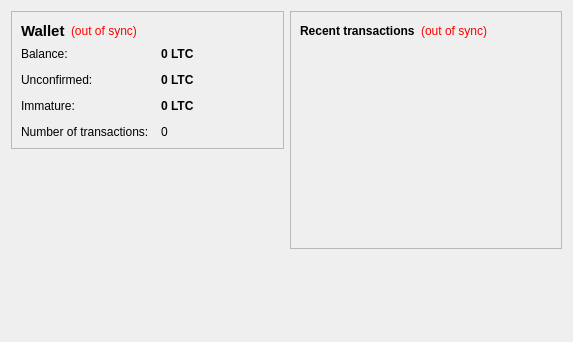
<?xml version="1.0" encoding="UTF-8"?>
<ui version="4.0">
 <class>OverviewPage</class>
 <widget class="QWidget" name="OverviewPage">
  <property name="geometry">
   <rect>
    <x>0</x>
    <y>0</y>
    <width>573</width>
    <height>342</height>
   </rect>
  </property>
  <property name="windowTitle">
   <string>Form</string>
  </property>
  <layout class="QHBoxLayout" name="horizontalLayout" stretch="1,1">
   <item>
    <layout class="QVBoxLayout" name="verticalLayout_2">
     <item>
      <widget class="QFrame" name="frame">
       <property name="frameShape">
        <enum>QFrame::StyledPanel</enum>
       </property>
       <property name="frameShadow">
        <enum>QFrame::Raised</enum>
       </property>
       <layout class="QVBoxLayout" name="verticalLayout_4">
        <item>
         <layout class="QHBoxLayout" name="horizontalLayout_4">
          <item>
           <widget class="QLabel" name="label_5">
            <property name="font">
             <font>
              <pointsize>11</pointsize>
              <weight>75</weight>
              <bold>true</bold>
             </font>
            </property>
            <property name="text">
             <string>Wallet</string>
            </property>
           </widget>
          </item>
          <item>
           <widget class="QLabel" name="labelWalletStatus">
            <property name="toolTip">
             <string>The displayed information may be out of date. Your wallet automatically synchronizes with the Cosmoscoin network after a connection is established, but this process has not completed yet.</string>
            </property>
            <property name="styleSheet">
             <string notr="true">QLabel { color: red; }</string>
            </property>
            <property name="text">
             <string notr="true">(out of sync)</string>
            </property>
            <property name="alignment">
             <set>Qt::AlignLeading|Qt::AlignLeft|Qt::AlignVCenter</set>
            </property>
           </widget>
          </item>
          <item>
           <spacer name="horizontalSpacer_2">
            <property name="orientation">
             <enum>Qt::Horizontal</enum>
            </property>
            <property name="sizeHint" stdset="0">
             <size>
              <width>40</width>
              <height>20</height>
             </size>
            </property>
           </spacer>
          </item>
         </layout>
        </item>
        <item>
         <layout class="QFormLayout" name="formLayout_2">
          <property name="fieldGrowthPolicy">
           <enum>QFormLayout::AllNonFixedFieldsGrow</enum>
          </property>
          <property name="horizontalSpacing">
           <number>12</number>
          </property>
          <property name="verticalSpacing">
           <number>12</number>
          </property>
          <item row="0" column="0">
           <widget class="QLabel" name="label">
            <property name="text">
             <string>Balance:</string>
            </property>
           </widget>
          </item>
          <item row="0" column="1">
           <widget class="QLabel" name="labelBalance">
            <property name="font">
             <font>
              <weight>75</weight>
              <bold>true</bold>
             </font>
            </property>
            <property name="cursor">
             <cursorShape>IBeamCursor</cursorShape>
            </property>
            <property name="toolTip">
             <string>Your current balance</string>
            </property>
            <property name="text">
             <string notr="true">0 LTC</string>
            </property>
            <property name="textInteractionFlags">
             <set>Qt::LinksAccessibleByMouse|Qt::TextSelectableByKeyboard|Qt::TextSelectableByMouse</set>
            </property>
           </widget>
          </item>
          <item row="1" column="0">
           <widget class="QLabel" name="label_3">
            <property name="text">
             <string>Unconfirmed:</string>
            </property>
           </widget>
          </item>
          <item row="1" column="1">
           <widget class="QLabel" name="labelUnconfirmed">
            <property name="font">
             <font>
              <weight>75</weight>
              <bold>true</bold>
             </font>
            </property>
            <property name="cursor">
             <cursorShape>IBeamCursor</cursorShape>
            </property>
            <property name="toolTip">
             <string>Total of transactions that have yet to be confirmed, and do not yet count toward the current balance</string>
            </property>
            <property name="text">
             <string notr="true">0 LTC</string>
            </property>
            <property name="textInteractionFlags">
             <set>Qt::LinksAccessibleByMouse|Qt::TextSelectableByKeyboard|Qt::TextSelectableByMouse</set>
            </property>
           </widget>
          </item>
          <item row="3" column="0">
           <widget class="QLabel" name="label_2">
            <property name="text">
             <string>Number of transactions:</string>
            </property>
           </widget>
          </item>
          <item row="3" column="1">
           <widget class="QLabel" name="labelNumTransactions">
            <property name="toolTip">
             <string>Total number of transactions in wallet</string>
            </property>
            <property name="text">
             <string notr="true">0</string>
            </property>
           </widget>
          </item>
          <item row="2" column="0">
           <widget class="QLabel" name="labelImmatureText">
            <property name="text">
             <string>Immature:</string>
            </property>
           </widget>
          </item>
          <item row="2" column="1">
           <widget class="QLabel" name="labelImmature">
            <property name="font">
             <font>
              <weight>75</weight>
              <bold>true</bold>
             </font>
            </property>
            <property name="toolTip">
             <string>Mined balance that has not yet matured</string>
            </property>
            <property name="text">
             <string notr="true">0 LTC</string>
            </property>
            <property name="textInteractionFlags">
             <set>Qt::LinksAccessibleByMouse|Qt::TextSelectableByKeyboard|Qt::TextSelectableByMouse</set>
            </property>
           </widget>
          </item>
         </layout>
        </item>
       </layout>
      </widget>
     </item>
     <item>
      <spacer name="verticalSpacer">
       <property name="orientation">
        <enum>Qt::Vertical</enum>
       </property>
       <property name="sizeHint" stdset="0">
        <size>
         <width>20</width>
         <height>40</height>
        </size>
       </property>
      </spacer>
     </item>
    </layout>
   </item>
   <item>
    <layout class="QVBoxLayout" name="verticalLayout_3">
     <item>
      <widget class="QFrame" name="frame_2">
       <property name="frameShape">
        <enum>QFrame::StyledPanel</enum>
       </property>
       <property name="frameShadow">
        <enum>QFrame::Raised</enum>
       </property>
       <layout class="QVBoxLayout" name="verticalLayout">
        <item>
         <layout class="QHBoxLayout" name="horizontalLayout_2">
          <item>
           <widget class="QLabel" name="label_4">
            <property name="text">
             <string>&lt;b&gt;Recent transactions&lt;/b&gt;</string>
            </property>
           </widget>
          </item>
          <item>
           <widget class="QLabel" name="labelTransactionsStatus">
            <property name="toolTip">
             <string>The displayed information may be out of date. Your wallet automatically synchronizes with the Cosmoscoin network after a connection is established, but this process has not completed yet.</string>
            </property>
            <property name="styleSheet">
             <string notr="true">QLabel { color: red; }</string>
            </property>
            <property name="text">
             <string notr="true">(out of sync)</string>
            </property>
            <property name="alignment">
             <set>Qt::AlignRight|Qt::AlignTrailing|Qt::AlignVCenter</set>
            </property>
           </widget>
          </item>
          <item>
           <spacer name="horizontalSpacer">
            <property name="orientation">
             <enum>Qt::Horizontal</enum>
            </property>
            <property name="sizeHint" stdset="0">
             <size>
              <width>40</width>
              <height>20</height>
             </size>
            </property>
           </spacer>
          </item>
         </layout>
        </item>
        <item>
         <widget class="QListView" name="listTransactions">
          <property name="styleSheet">
           <string notr="true">QListView { background: transparent; }</string>
          </property>
          <property name="frameShape">
           <enum>QFrame::NoFrame</enum>
          </property>
          <property name="verticalScrollBarPolicy">
           <enum>Qt::ScrollBarAlwaysOff</enum>
          </property>
          <property name="horizontalScrollBarPolicy">
           <enum>Qt::ScrollBarAlwaysOff</enum>
          </property>
          <property name="selectionMode">
           <enum>QAbstractItemView::NoSelection</enum>
          </property>
         </widget>
        </item>
       </layout>
      </widget>
     </item>
     <item>
      <spacer name="verticalSpacer_2">
       <property name="orientation">
        <enum>Qt::Vertical</enum>
       </property>
       <property name="sizeHint" stdset="0">
        <size>
         <width>20</width>
         <height>40</height>
        </size>
       </property>
      </spacer>
     </item>
    </layout>
   </item>
  </layout>
 </widget>
 <resources/>
 <connections/>
</ui>
